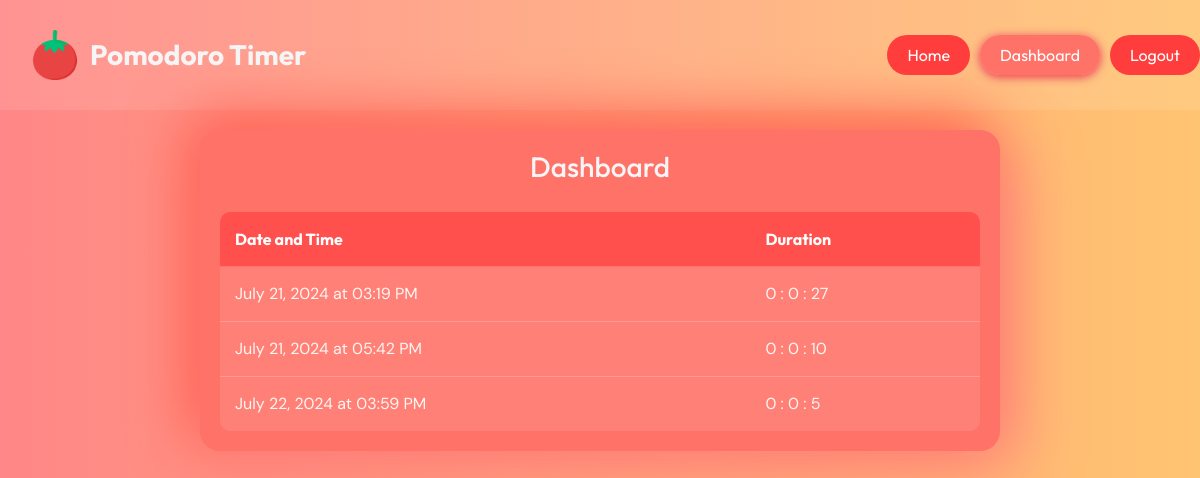
The app's page /dashboard (signed in) with its own data.
### helper.py (models this page shows)
class FocusSession(Base):
    __tablename__ = "focus_sessions"
    id = Column(Integer, primary_key=True)
    user_id = Column(Integer, ForeignKey('users.id'))
    start_time = Column(DateTime, nullable=False)
    duration = Column(Integer, nullable=False)
    user = relationship("User", back_populates="focus_sessions")

### app.py (the view)
@app.route("/dashboard", methods=["GET"])
@login_required
def dashboard():
    db_session = Session()
    user_data_table = (
        db_session.query(FocusSession).filter_by(user_id=session["user_id"]).all()
    )
    return render_template("dashboard.html", user_data_table=user_data_table)

### app.py (called while the page is built)
def login_required(f):
    @wraps(f)
    def decorated_function(*args, **kwargs):
        if session.get("user_id") is None:
            return redirect(
                url_for("login", message="Please log in to access this page")
            )
        return f(*args, **kwargs)
    return decorated_function

### templates/dashboard.html
{% extends "layout.html" %} {% block title%}Home{% endblock %} {% block body %}
<div id="dashboard_container">
    <div id="dashboard_header">
        <h3>Dashboard</h3>
    </div>
    <div id="dashboard_table">
        <table>
            <thead>
                <tr>
                    <th>Date and Time</th>
                    <th>Duration</th>
                </tr>
            </thead>
            <tbody>
                {% for user_data in user_data_table %}
                <tr>
                    <td>{{ user_data.start_time.strftime('%B %d, %Y at %I:%M %p') }}</td>
                    <td>{{ '%d : %d : %d' % (user_data.duration // 3600, (user_data.duration // 60) % 60, user_data.duration % 60) }}</td>
                </tr>
                {% endfor %}
            </tbody>
        </table>
    </div>
</div>
{% endblock %}

### static/CSS/main.css (style rules this page uses)
body, html { height: 100%; margin: 0; padding: 0; background: rgb(255, 135, 135); background: linear-gradient(90deg, rgba(255, 135, 135, 1) 0%, rgba(255, 196, 113, 1) 100%); font-family: "DM Sans", sans-serif; }
#dashboard_container { display: flex; flex-direction: column; align-items: center; margin: 20px auto; width: 80%; max-width: 800px; padding: 20px; color: #fff5f1; border-radius: 20px; background: #ff7268; box-shadow: 20px 20px 60px #ff8484bd, -10px -10px 60px #ff5748; transition: all 0.3s ease; }
#dashboard_header { font-family: "Outfit", sans-serif; font-weight: 700; font-size: 32px; color: whitesmoke; margin-bottom: 20px; }
#dashboard_table { font-family: "DM Sans", sans-serif; width: 100%; border-radius: 10px; overflow: hidden; background-color: rgba(255, 255, 255, 0.1); }
#dashboard_table table { width: 100%; border-collapse: separate; border-spacing: 0; }
#dashboard_table table th, #dashboard_table table td { padding: 15px; text-align: left; border-bottom: 1px solid rgba(255, 255, 255, 0.2); }
#dashboard_table table th { background-color: rgba(255, 61, 61, 0.7); font-family: "Outfit", sans-serif; font-weight: 700; color: white; }
#dashboard_table table tr:last-child td { border-bottom: none; }

### records on screen
FocusSession: start_time "July 21, 2024 at 03:19 PM", duration "0 : 0 : 27"
FocusSession: start_time "July 21, 2024 at 05:42 PM", duration "0 : 0 : 10"
FocusSession: start_time "July 22, 2024 at 03:59 PM", duration "0 : 0 : 5"
